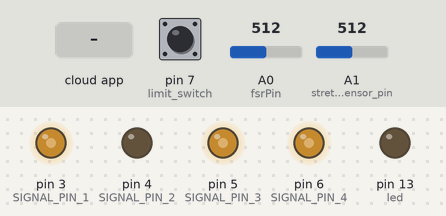
A sketch run on a simulated Arduino Uno, built with avr-gcc and run on an emulated ATmega328P. Parts: output pins drawn as LEDs (lit = HIGH). The test bench sets the inputs (shaded band); at power-on: pin 7 (limit_switch) HIGH, A0 (fsrPin) = 512, A1 (stretch_sensor_pin) = 512. The ROS host is connected and sends only what is stated.

Above: at 1.2 s.
1.3 s: pin 7 (limit_switch) pulled LOW for 0.15 s
At 1.37 s:
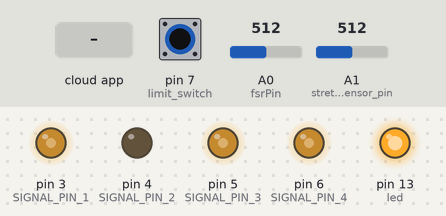
2.9 s: the phone or cloud app sets clamp_movement to -100
At 3.9 s:
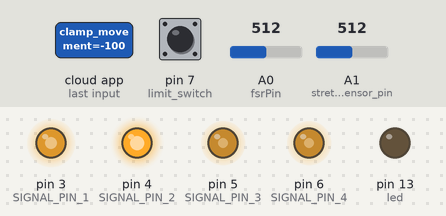
4.4 s: the phone or cloud app sets clamp_grasp to -100
At 5.0 s:
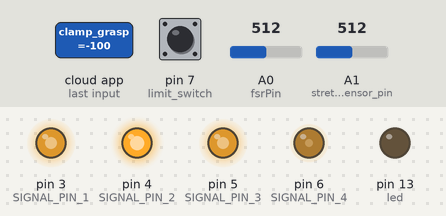
5.9 s: the phone or cloud app sets clamp_movement to 0
At 7.1 s:
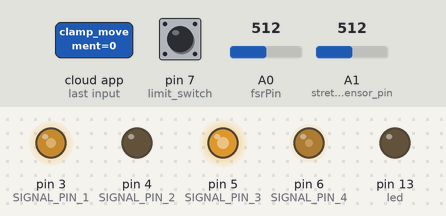
7.4 s: the phone or cloud app sets clamp_grasp to 100
At 8.5 s:
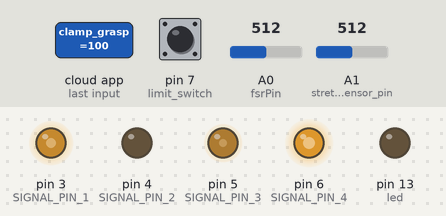
8.9 s: pin 7 (limit_switch) pulled LOW for 1 s
At 9.5 s:
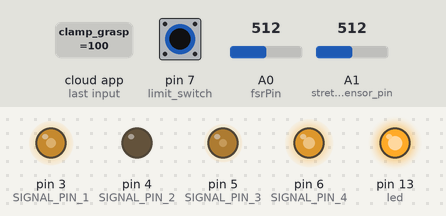
Timing chart, 0 to 11.9 s (numbered marks = the images above; inputs shaded):
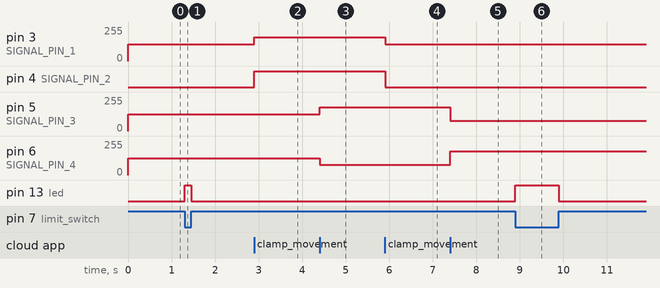

Measured:
- after the input at 1.3 s, pin 13 (led): LOW → HIGH at once, → LOW 0.15 s later
- after the input at 2.9 s, pin 3 (SIGNAL_PIN_1): 127/255 → 178/255 at once; pin 4 (SIGNAL_PIN_2): LOW → HIGH at once
- after the input at 4.4 s, pin 5 (SIGNAL_PIN_3): 127/255 → 178/255 at once; pin 6 (SIGNAL_PIN_4): 127/255 → 77/255 at once
- after the input at 5.9 s, pin 3 (SIGNAL_PIN_1): 178/255 → 127/255 at once; pin 4 (SIGNAL_PIN_2): HIGH → LOW at once
- after the input at 7.4 s, pin 5 (SIGNAL_PIN_3): 178/255 → 77/255 at once; pin 6 (SIGNAL_PIN_4): 77/255 → 178/255 at once
- after the input at 8.9 s, pin 13 (led): LOW → HIGH at once, → LOW 1.0 s later

The sketch:

clamp_control_joystick.ino
```cpp
/* Pin layout
 *  Arduino ---> Clamp control
 *  Red ---> GND
 *  White ---> 5V
 *  Black ---> Signal 1
 *  Green ---> Signal 2
 *
 *  Limit switch ---> Arduino
 *  COM ---> 5V,  R-7
 *  NC ---> GND
 *
 *  FSR ---> Arduino
 *  FSR_R ---> 5V
 *  FSR_L ---> R-GND,A0
 *
 *  Stretch sensor ---> Arduino
 *  SS_r ---> 5V
 *  SS_l ---> 10k R -- GND, A1
 */

#include <ros.h>
#include <std_msgs/Bool.h>
#include <std_msgs/Float32.h>
#include <std_msgs/Int16.h>

std_msgs::Int16 force_msg;
std_msgs::Bool switch_msg;
std_msgs::Float32 stretch_msg;

void switchCallback(const std_msgs::Bool&);
void clampmovementCallback(const std_msgs::Float32&);
void clampgraspCallback(const std_msgs::Float32&);

// Limit switch
int limit_switch = 7;
const int led = 13;
bool switch_status;

//FSR
int fsrPin = 0;
int fsrReading;

// Stretch sensor
int stretch_sensor_pin = 1;

// Clamp switch
const int SIGNAL_PIN_1 = 3;
const int SIGNAL_PIN_2 = 4;
const int SIGNAL_PIN_3 = 5;
const int SIGNAL_PIN_4 = 6;
const int PWM_MIN = 0;
const int PWM_MIDDLE = 127;
const int PWM_MAX = 255;
bool clamp_switch;
float clamp_movement;
float clamp_grasp;


// ROS
ros::NodeHandle nh;

// Limit switch
ros::Publisher limit_switch_pub("switch_status", &switch_msg);

// FSR
ros::Publisher force_pub("force", &force_msg);

// Stretch sensor
ros::Publisher stretch_sensor_pub("stretch_length", &stretch_msg);

// Clamp switch
ros::Subscriber<std_msgs::Bool> clamp_switch_sub("clamp_switch_node/clamp_switch", &switchCallback);
ros::Subscriber<std_msgs::Float32> clamp_movement_sub("clamp_switch_node/clamp_movement", &clampmovementCallback);
ros::Subscriber<std_msgs::Float32> clamp_grasp_sub("clamp_switch_node/clamp_grasp", &clampgraspCallback);
//
void setup()
{
  Serial.begin(9600);
  nh.initNode();

  // Limit switch
  pinMode(limit_switch, INPUT);
  pinMode(led, OUTPUT);
  digitalWrite(led, LOW);
  nh.advertise(limit_switch_pub);

  // FSR
  nh.advertise(force_pub);

  // Stretch sensor
  nh.advertise(stretch_sensor_pub);

  // Clamp
  nh.subscribe(clamp_switch_sub);
  nh.subscribe(clamp_movement_sub);
  nh.subscribe(clamp_grasp_sub);

  pinMode(SIGNAL_PIN_1, OUTPUT);
  pinMode(SIGNAL_PIN_2, OUTPUT);

  analogWrite(SIGNAL_PIN_1, PWM_MIDDLE);
  analogWrite(SIGNAL_PIN_2, PWM_MIDDLE);
  analogWrite(SIGNAL_PIN_3, PWM_MIDDLE);
  analogWrite(SIGNAL_PIN_4, PWM_MIDDLE);
}

void loop()
{
  // Limit switch
  if (digitalRead(limit_switch) == LOW)
  {
    digitalWrite(led, HIGH);
    switch_status = true;
  }
  else
  {
    digitalWrite(led, LOW);
    switch_status = false;
  }
  switch_msg.data = switch_status;
  limit_switch_pub.publish(&switch_msg);

  // FSR
  fsrReading = analogRead(fsrPin);
  force_msg.data = fsrReading;
  force_pub.publish(&force_msg);

  // Stretch sensor
  int value;
  int v_in = 5;
  float v_out = 0;
  float r_1 = 10;
  float r_2 = 0;
  float val;

  // Conductive Rubber Calculations
  float buffer = 0;
  value = analogRead(stretch_sensor_pin);
  v_out = (5.0 / 1023.0) * value;
  buffer = (v_in / v_out) - 1;
  r_2 = r_1 / buffer;
  val = 1000 / r_2;
  stretch_msg.data = val;
  stretch_sensor_pub.publish( &stretch_msg );

  // Clamp switch control
  if (clamp_movement != 0)
  {
    int pwm_signal_move_1 = map(100*clamp_movement, -100, 100, PWM_MIN, PWM_MAX);
    int pwm_signal_move_2 = map(100*clamp_movement, -100, 100, PWM_MAX, PWM_MIN);

    analogWrite(SIGNAL_PIN_1, pwm_signal_move_1);
    analogWrite(SIGNAL_PIN_2, pwm_signal_move_2);
  }
  else
  {
    analogWrite(SIGNAL_PIN_1, PWM_MIDDLE);
    analogWrite(SIGNAL_PIN_2, PWM_MIDDLE);
  }

  if (clamp_grasp != 0)
  {
    int pwm_signal_grasp_1 = map(100*clamp_grasp, -100, 100, PWM_MIN, PWM_MAX);
    int pwm_signal_grasp_2 = map(100*clamp_grasp, -100, 100, PWM_MAX, PWM_MIN);

    analogWrite(SIGNAL_PIN_3, pwm_signal_grasp_1);
    analogWrite(SIGNAL_PIN_4, pwm_signal_grasp_2);
  }
  else
  {
    analogWrite(SIGNAL_PIN_3, PWM_MIDDLE);
    analogWrite(SIGNAL_PIN_4, PWM_MIDDLE);
  }

  nh.spinOnce();
  delay(1);
}

// Clamp switch
void switchCallback(const std_msgs::Bool& msg)
{
  clamp_switch = msg.data;
}

// Clamp movement
void clampmovementCallback(const std_msgs::Float32& msg)
{
  clamp_movement = msg.data;
}

// Clamp grasp
void clampgraspCallback(const std_msgs::Float32& msg)
{
  clamp_grasp = msg.data;
}
```
